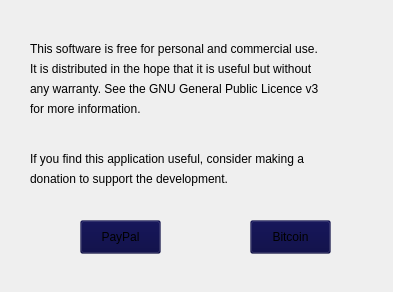
<?xml version="1.0" encoding="UTF-8"?>
<ui version="4.0">
 <class>Donate</class>
 <widget class="QWidget" name="Donate">
  <property name="enabled">
   <bool>true</bool>
  </property>
  <property name="geometry">
   <rect>
    <x>0</x>
    <y>0</y>
    <width>393</width>
    <height>292</height>
   </rect>
  </property>
  <property name="minimumSize">
   <size>
    <width>393</width>
    <height>292</height>
   </size>
  </property>
  <property name="maximumSize">
   <size>
    <width>393</width>
    <height>292</height>
   </size>
  </property>
  <property name="windowTitle">
   <string>Donate</string>
  </property>
  <widget class="QLabel" name="label_100">
   <property name="enabled">
    <bool>true</bool>
   </property>
   <property name="geometry">
    <rect>
     <x>30</x>
     <y>40</y>
     <width>351</width>
     <height>18</height>
    </rect>
   </property>
   <property name="text">
    <string>This software is free for personal and commercial use.</string>
   </property>
  </widget>
  <widget class="QLabel" name="label_101">
   <property name="enabled">
    <bool>true</bool>
   </property>
   <property name="geometry">
    <rect>
     <x>30</x>
     <y>60</y>
     <width>351</width>
     <height>18</height>
    </rect>
   </property>
   <property name="text">
    <string>It is distributed in the hope that it is useful but without</string>
   </property>
  </widget>
  <widget class="QLabel" name="label_102">
   <property name="enabled">
    <bool>true</bool>
   </property>
   <property name="geometry">
    <rect>
     <x>30</x>
     <y>80</y>
     <width>351</width>
     <height>18</height>
    </rect>
   </property>
   <property name="text">
    <string>any warranty. See the GNU General Public Licence v3 </string>
   </property>
  </widget>
  <widget class="QLabel" name="label_103">
   <property name="enabled">
    <bool>true</bool>
   </property>
   <property name="geometry">
    <rect>
     <x>30</x>
     <y>100</y>
     <width>351</width>
     <height>18</height>
    </rect>
   </property>
   <property name="text">
    <string>for more information.</string>
   </property>
  </widget>
  <widget class="QLabel" name="label_105">
   <property name="enabled">
    <bool>true</bool>
   </property>
   <property name="geometry">
    <rect>
     <x>30</x>
     <y>170</y>
     <width>351</width>
     <height>18</height>
    </rect>
   </property>
   <property name="text">
    <string>donation to support the development. </string>
   </property>
  </widget>
  <widget class="QLabel" name="label_104">
   <property name="enabled">
    <bool>true</bool>
   </property>
   <property name="geometry">
    <rect>
     <x>30</x>
     <y>150</y>
     <width>351</width>
     <height>18</height>
    </rect>
   </property>
   <property name="text">
    <string>If you find this application useful, consider making a</string>
   </property>
  </widget>
  <widget class="QToolButton" name="toolButton_7">
   <property name="enabled">
    <bool>true</bool>
   </property>
   <property name="geometry">
    <rect>
     <x>80</x>
     <y>220</y>
     <width>81</width>
     <height>34</height>
    </rect>
   </property>
   <property name="styleSheet">
    <string notr="true">background-color: rgba(0, 0, 60, 60);</string>
   </property>
   <property name="text">
    <string>PayPal</string>
   </property>
  </widget>
  <widget class="QToolButton" name="toolButton_8">
   <property name="enabled">
    <bool>true</bool>
   </property>
   <property name="geometry">
    <rect>
     <x>250</x>
     <y>220</y>
     <width>81</width>
     <height>34</height>
    </rect>
   </property>
   <property name="styleSheet">
    <string notr="true">background-color: rgba(0, 0, 60, 60);</string>
   </property>
   <property name="text">
    <string>Bitcoin</string>
   </property>
  </widget>
 </widget>
 <resources/>
 <connections/>
</ui>
